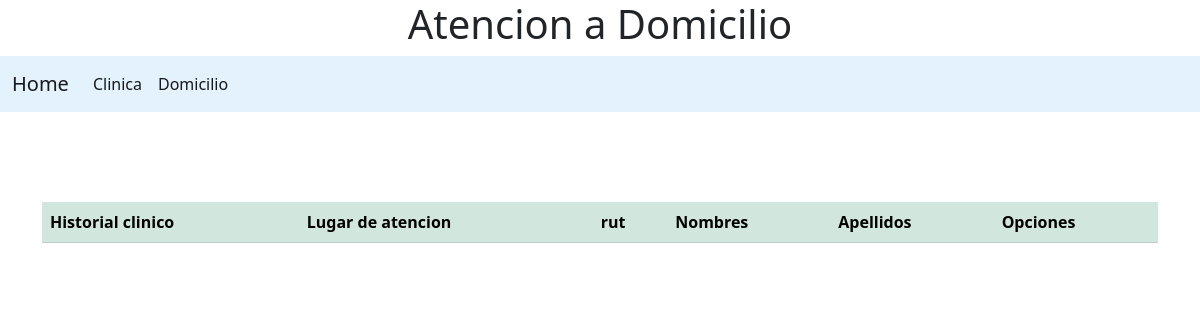
Page /domicilio/ (signed in) on the earlier database version.
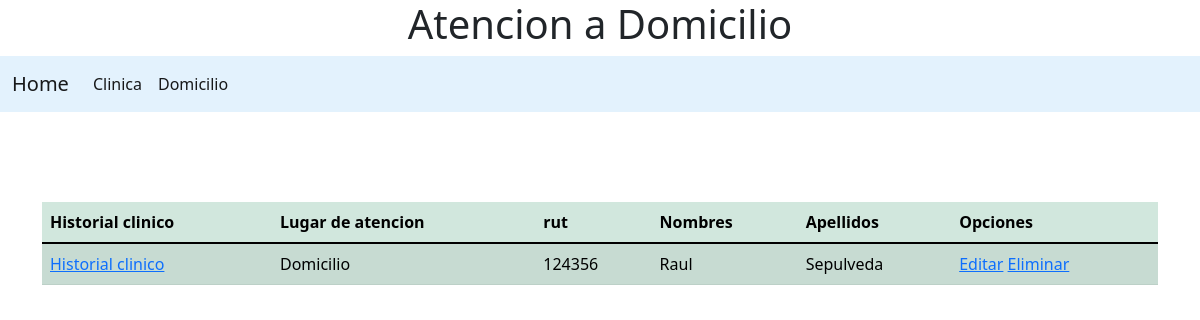
Same page on the later database version.
### paciente/models.py (models this page shows, shortened)
class Paciente(models.Model):
    lugarAtencion    = models.ForeignKey(LugarAtencion, on_delete=models.CASCADE)
    rut              = models.CharField(primary_key=True, max_length=12)
    Nombres          = models.CharField('Nombres del paciente',max_length=30, null=False, blank=False)
    Apellidos        = models.CharField('Apellidos del paciente',max_length=45, null=False, blank=False)
    Direccion        = models.CharField('Direccion del paciente', max_length=200)
    fecha_nacimiento = models.DateTimeField('Fecha de Nacimiento', null=False)
    nombreMedico     = models.ForeignKey(Medico, on_delete=models.CASCADE,verbose_name="Nombre Médico" )
    created_date     = models.DateTimeField('Fecha de ingreso', default=timezone.now)
    n_historial      = models.IntegerField('Numero historial')
    class meta:
        verbose_name = 'Paciente'
        verbose_name_plural = 'Pacientes'

class LugarAtencion(models.Model):
    idLugarAtencion = models.AutoField(primary_key=True)
    descripcion     = models.CharField('Lugar de atencion', max_length=20, null=False, blank=False)
    class meta:
        verbose_name = 'lugarAtencion'
        verbose_name_plural = 'LugarAtencion'
    def __str__(self):
        return self.descripcion

### paciente/views.py (the view)
# urls.py: path('domicilio/', login_required(domicilio), name= 'domicilio'),
def domicilio(request):
    pacientes = Paciente.objects.filter(lugarAtencion_id = 2)
    datos = {
        'pacientes':pacientes
    }
    return render(request, 'domicilio.html', datos)

### paciente/templates/domicilio.html (shortened to what this page needs)
{% load static %}
<!doctype html>
<html lang="en">
  <head>
    <link rel="stylesheet" href="/static/paciente/css/style.css">
    <link href="https://cdn.jsdelivr.net/npm/bootstrap@5.1.3/dist/css/bootstrap.min.css" rel="stylesheet">
    <header style="text-align: center;">
        <h1>Atencion a Domicilio</h1>
    </header>
  </head>
  <body>
    <nav class="navbar navbar-expand-lg navbar-light" style="background-color: #e3f2fd;">
        <div class="container-fluid">
          <a class="navbar-brand" href="/">Home</a>
          <div class="collapse navbar-collapse" id="navbarNav">
            <ul class="navbar-nav">
              <li class="nav-item">
                <a class="nav-link active" aria-current="page" href="/clinica">Clinica</a>
              </li>
              <ul class="navbar-nav">
                <li class="nav-item">
                  <a class="nav-link active" aria-current="page" href="/domicilio">Domicilio</a>
                </li>
            </ul>
          </div>
        </div>
      </nav>
{% block cuerpo %}
    <section>
        <div class="container-sm form_clinica">
            <table class="table table-success table-striped">
                <thead>
                    <tr>
                        <th>Historial clinico</th>
                        <th>Lugar de atencion</th>
                        <th>rut</th>
                        <th>Nombres</th>
                        <th>Apellidos</th>
                        <th>Opciones</th>
                    </tr>
                </thead>
                <tbody>
                    {% for paciente in pacientes %}
                    <tr>
                        <td><a href="/historial/{{paciente.rut}}/">Historial clinico</a></td>
                        <td>{{paciente.lugarAtencion}}</td>
                        <td>{{paciente.rut}}</td>
                        <td>{{paciente.Nombres}}</td>
                        <td>{{paciente.Apellidos}}</td>
                        <td> <a href="/editarpaciente/{{paciente.rut}}">Editar</a> <a href="/eliminarpaciente/{{paciente.rut}}">Eliminar</a></td>
                    </tr>
                    {% endfor %}
                </tbody>
            </table>
        </div>
    </section>
    {% endblock cuerpo %}
  </body>
</html>

Differences in the rows shown:
added Paciente: lugarAtencion "Domicilio", rut "124356", Nombres "Raul", Apellidos "Sepulveda"
